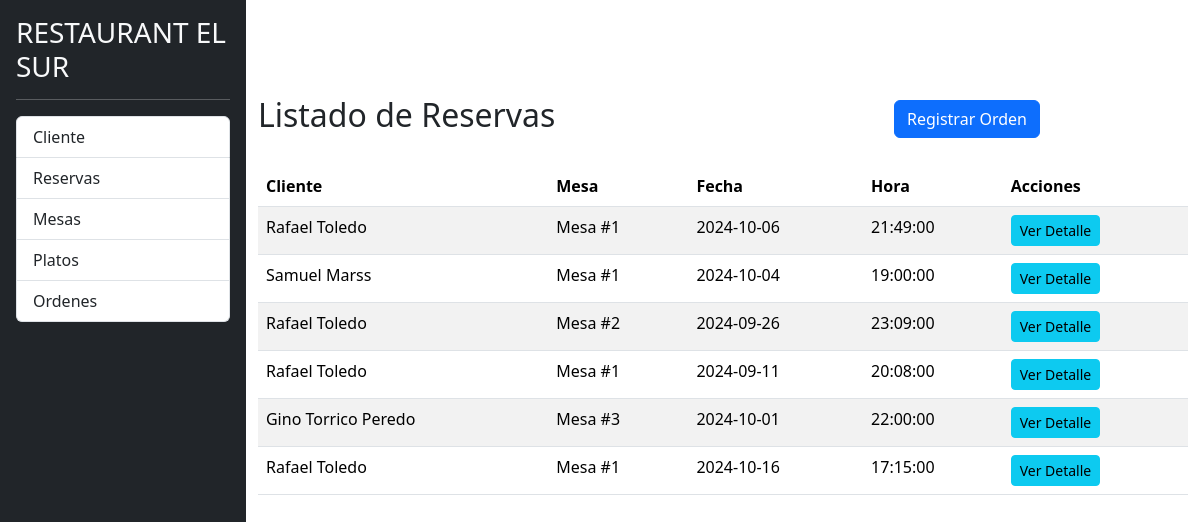
Page /listado_detalle_reserva.php on the earlier database version.
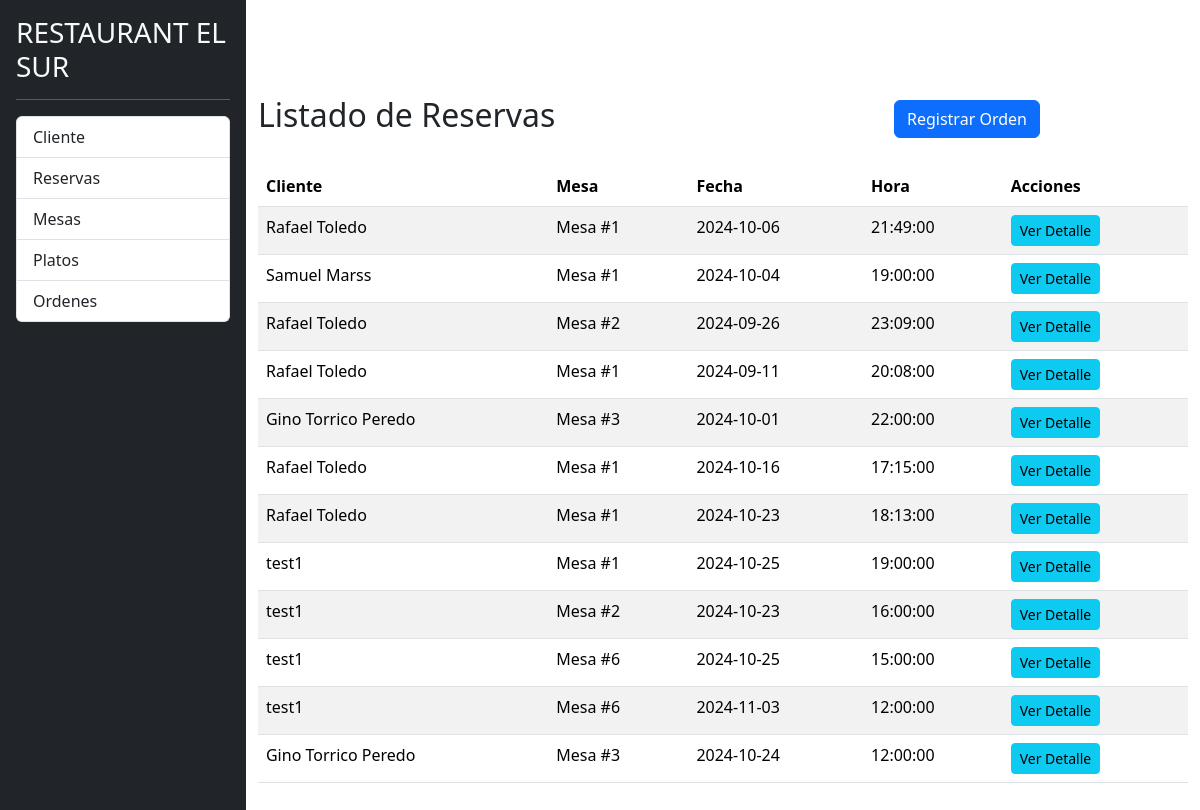
Same page on the later database version.
### tables this page shows
CREATE TABLE `reservas` (
  `id` int(11) NOT NULL,
  `cliente_id` int(11) DEFAULT NULL,
  `mesa_id` int(11) DEFAULT NULL,
  `hora_reserva` time NOT NULL DEFAULT curtime(),
  `fecha_reserva` date NOT NULL DEFAULT curdate(),
  `confirmado` tinyint(1) DEFAULT 0
);

CREATE TABLE `clientes` (
  `id` int(11) NOT NULL,
  `nombre` varchar(255) NOT NULL,
  `correo_electronico` varchar(255) NOT NULL,
  `telefono` varchar(255) DEFAULT NULL
);

CREATE TABLE `mesas` (
  `id` int(11) NOT NULL,
  `numero_mesa` int(11) NOT NULL,
  `capacidad` int(11) NOT NULL,
  `ubicacion` varchar(255) DEFAULT NULL
);

### listado_detalle_reserva.php (the view, shortened to what this page needs)
<?php
include 'php/conexion.php';
$sql = "SELECT
            reservas.id AS reserva_id,
            clientes.nombre AS cliente_nombre,
            mesas.numero_mesa AS mesa_numero,
            reservas.fecha_reserva,
            reservas.hora_reserva
        FROM reservas
        JOIN clientes ON reservas.cliente_id = clientes.id
        JOIN mesas ON reservas.mesa_id = mesas.id
        GROUP BY reservas.id";
$resultado = $conn->query($sql);
?>
<!DOCTYPE html>
<html lang="es">
<head>
    <link rel="stylesheet" href="css/bootstrap.min.css">
    <link rel="stylesheet" href="css/styles.css">
</head>
<body>
    <div class="d-flex">
        <div class="bg-dark border-rigth p-3" id="sidebar">
            <h3 class="text-light">RESTAURANT EL SUR</h3>
            <hr class="text-white" />
            <div class="list-group list-reset">
                <a href="listado_clientes.php" class="list-group-item list-group-item-action">Cliente</a>
                <a href="listado_reservas.php" class="list-group-item list-group-item-action">Reservas</a>
                <a href="listado_mesas.php" class="list-group-item list-group-item-action">Mesas</a>
                <a href="listado_menus.php" class="list-group-item list-group-item-action">Platos</a>
                <a href="listado_detalle_reserva.php" class="list-group-item list-group-item-action">Ordenes</a>
            </div>
        </div>
        <div class="container mt-5">
            <div class="row align-items-center mt-5">
                <div class="col-md-8">
                    <h2>Listado de Reservas</h2>
                </div>
                <div class="col-md-4 text-right ml-auto">
                    <a href="registro_orden.php" class="btn btn-primary">Registrar Orden</a>
                </div>
            </div>
            <?php if ($resultado->num_rows > 0): ?>
                <table class="table table-striped mt-4">
                    <thead>
                        <tr>
                            <th>Cliente</th>
                            <th>Mesa</th>
                            <th>Fecha</th>
                            <th>Hora</th>
                            <th>Acciones</th>
                        </tr>
                    </thead>
                    <tbody>
                        <?php while ($fila = $resultado->fetch_assoc()): ?>
                            <tr>
                                <td><?php echo $fila['cliente_nombre']; ?></td>
                                <td>Mesa #<?php echo $fila['mesa_numero']; ?></td>
                                <td><?php echo $fila['fecha_reserva']; ?></td>
                                <td><?php echo $fila['hora_reserva']; ?></td>
                                <td>
                                    <a href="detalle_reserva.php?id=<?php echo $fila['reserva_id']; ?>" class="btn btn-info btn-sm">Ver Detalle</a>
                                </td>
                            </tr>
                        <?php endwhile; ?>
                    </tbody>
                </table>
            <?php else: ?>
                <div class="alert alert-info">No se encontraron reservas.</div>
            <?php endif; ?>
        </div>
</body>
</html>

Differences in the rows shown:
added reservas: cliente.nombre "Rafael Toledo", mesa.numero_mesa "1", fecha_reserva "2024-10-23", hora_reserva "18:13:00"
added reservas: cliente.nombre "test1", mesa.numero_mesa "1", fecha_reserva "2024-10-25", hora_reserva "19:00:00"
added reservas: cliente.nombre "test1", mesa.numero_mesa "2", fecha_reserva "2024-10-23", hora_reserva "16:00:00"
added reservas: cliente.nombre "test1", mesa.numero_mesa "6", fecha_reserva "2024-10-25", hora_reserva "15:00:00"
added reservas: cliente.nombre "test1", mesa.numero_mesa "6", fecha_reserva "2024-11-03", hora_reserva "12:00:00"
added reservas: cliente.nombre "Gino Torrico Peredo", mesa.numero_mesa "3", fecha_reserva "2024-10-24", hora_reserva "12:00:00"
